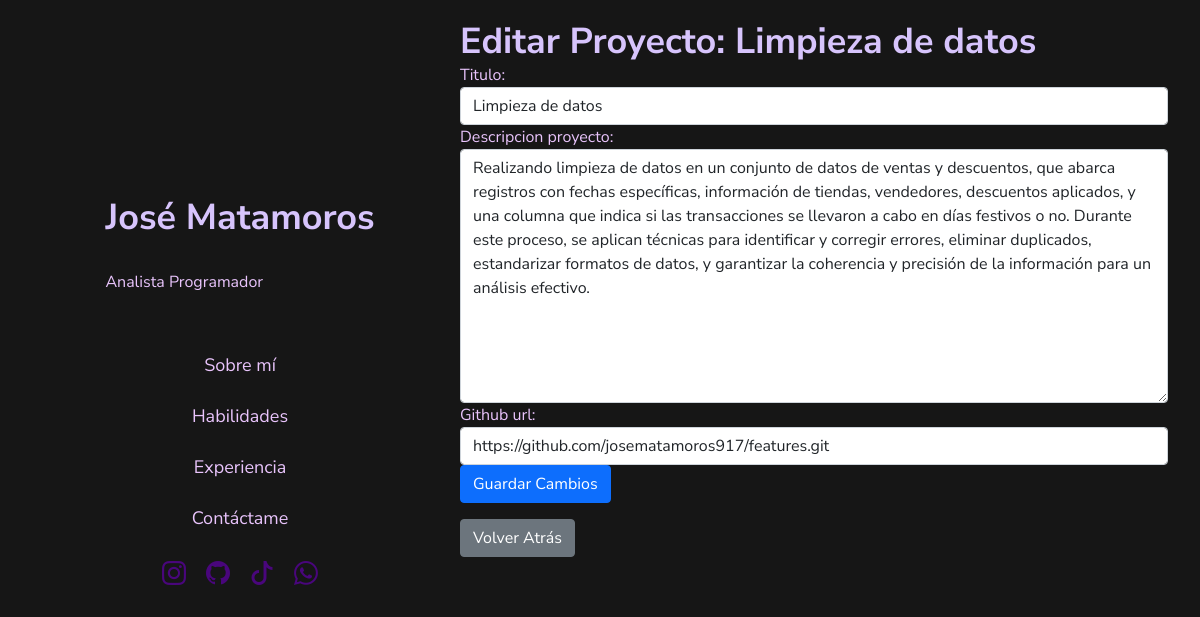
/editar_proyecto/1/, run on the app's committed database.
### mycv/models.py (models this page shows, shortened)
class Proyecto(models.Model):
    titulo = models.CharField(max_length=255)
    descripcion_proyecto = models.TextField()
    github_url = models.URLField(blank=True, null=True)
    dataset_original = models.FileField(upload_to='datasets/originals/', blank=True, null=True)
    dataset_limpio = models.FileField(upload_to='datasets/cleaned/', blank=True, null=True)
    skills = models.ManyToManyField(Skill, related_name='proyectos', blank=True)
    powerbi_url = models.URLField(blank=True, null=True)

### mycv/views.py (the view)
# urls.py: path('editar_proyecto/<int:proyecto_id>/', views.editar_proyecto, name='editar_proyecto'),
def editar_proyecto(request, proyecto_id):
    proyecto = get_object_or_404(Proyecto, id=proyecto_id)
    if request.method == 'POST':
        form = ProyectoForm(request.POST, instance=proyecto)
        if form.is_valid():
            form.save()
            return redirect('administrar_proyectos')
    else:
        form = ProyectoForm(instance=proyecto)
    return render(request, 'mycv/editar_proyecto.html', {'form': form, 'proyecto': proyecto})

### mycv/forms.py
class ProyectoForm(forms.ModelForm):
    class Meta:
        model = Proyecto
        fields = ['titulo', 'descripcion_proyecto', 'github_url']
        widgets = {
            'titulo': forms.TextInput(attrs={'class': 'form-control'}),
            'descripcion_proyecto': forms.Textarea(attrs={'class': 'form-control'}),
            'github_url': forms.URLInput(attrs={'class': 'form-control'}),
        }

### mycv/templates/mycv/editar_proyecto.html (shortened to what this page needs)
{% extends 'mycv/base.html' %}
{% block content %}
<div class="container">
    <h2>Editar Proyecto: {{ proyecto.titulo }}</h2>
    <form method="post">
        {{ form.as_p }}
        <button type="submit" class="btn btn-primary">Guardar Cambios</button>
    </form>
    <a href="{% url 'administrar_proyectos' %}" class="btn btn-secondary mt-3">Volver Atrás</a>
</div>
{% endblock %}

### static/css/styles.css (style rules this page uses)
html, body { background-color: var(--black-9); height: 100%; margin: 0; font-family: "Nunito Sans", sans-serif; color: var(--font-2); overflow-x: hidden; scroll-padding-top: 70px; }
body { display: flex; min-height: 100vh; padding: 0; }
h1, h2, h3, h4, h5, h6 { font-weight: 700; font-size: 36px; margin: 0; color: var(--font-2); }
p { font-size: 16px; margin: 0; color: var(--font-1); }
a { text-decoration: none; transition: color 0.3s; color: var(--font-1); }

### static/css/colors.css (style rules this page uses)
:root { --font-1: rgb(233, 196, 252); --font-2: rgb(215, 196, 252); --font-3: rgb(202, 166, 252); --black-1: rgb(5, 5, 5); --black-2: rgb(7, 7, 7); --black-3: rgb(38, 38, 38); --black-4: rgb(35, 35, 35); --black-5: rgb(20, 20, 20); --black-6: rgb(40, 40, 40); --black-7: rgb(48, 48, 48); --black-8: rgb(48, 48, 48); --black-9: rgb(22, 22, 22); --black-10: rgb(17, 17, 17); --black-11: rgb(12, 12, 12); --black-12: rgb(30, 30, 30); --black-13: rgb(28, 28, 28); --color-1: rgb(55, 12, 135); --color-2: rgb(91, 15, 158); --color-3: rgb(73, 6, 124); --color-4: rgb(50, 2, 127); --color-5: rgb(58, 8, 145); --color-6: rgb(68, 4, 137); --color-7: rgba(36, 5, 114, 0.672); --color-8: rgb(56, 5, 145); --color-9: rgb(37, 2, 124); --color-10: rgb(64, 5, 119); --color-11: rgb(88, 5, 130); --color-12: rgb(63, 2, 132); --color-13: rgb(64, 14, 163); }

### data on the page
Proyecto: titulo "Limpieza de datos", descripcion_proyecto "Realizando limpieza de datos en un conjunto de datos de ventas y descuentos, que abarca registros con fechas específicas, información de tiendas, vendedores, descuentos aplicados, y una columna que indica si las transacciones se llevaron a cabo en días festivos o no. Durante este proceso, se aplican técnicas para identificar y corregir errores, eliminar duplicados, estandarizar formatos de datos, y garantizar la coherencia y precisión de la información para un análisis efectivo.", github_url "https://github.com/josematamoros917/features.git"
